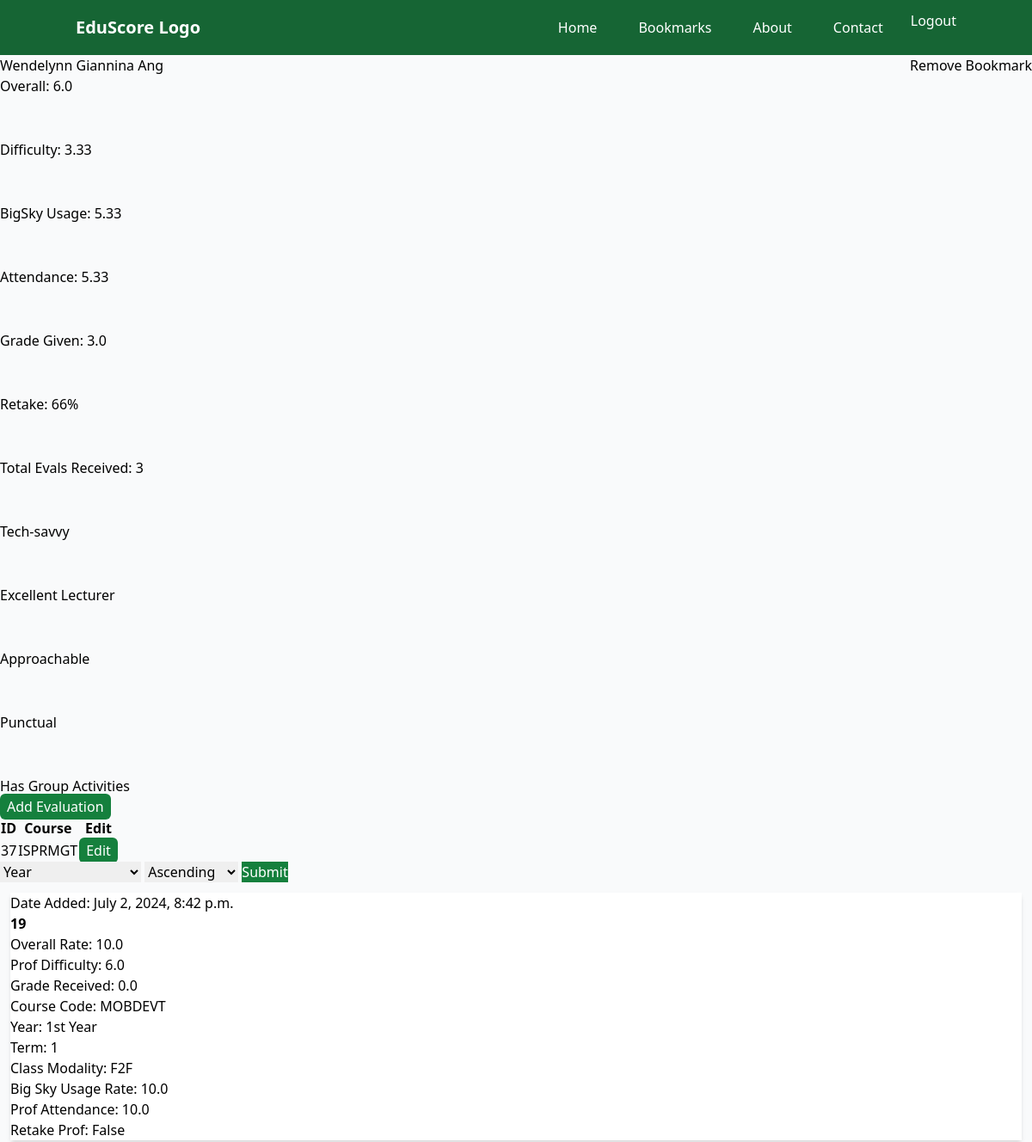
The app's page /teacher/2 (signed in, upper part), older data.
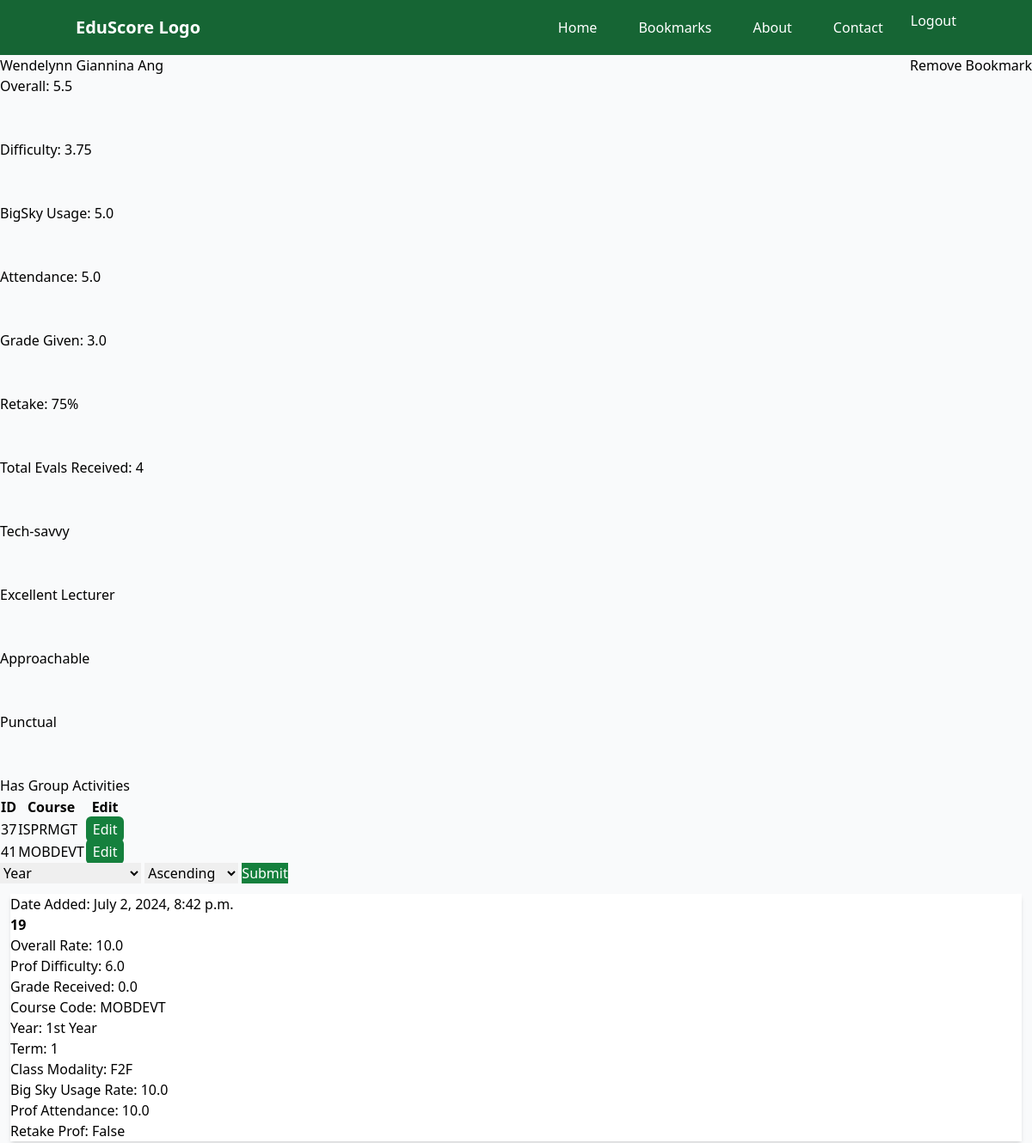
The same page, newer data.
### EvalSys/models.py (models this page shows, shortened)
class TagTB(models.Model):
    TagName = models.CharField(max_length=100, null=False, blank=False)
    isHidden = models.BooleanField(null=False, blank=False)

class EvaluationTB(models.Model):
    UserID = models.ForeignKey(User, on_delete=models.CASCADE)
    TeacherID = models.ForeignKey(TeacherTB, on_delete=models.CASCADE)
    CourseID = models.ForeignKey(CourseTB, on_delete=models.CASCADE)
    Year = models.CharField(max_length=50, null=False, blank=False)
    Term = models.IntegerField(null=False, blank=False)
    ClassModality = models.CharField(max_length=50, null=False, blank=False)
    OverallProfRate = models.FloatField(null=False, blank=False)
    ProfDifficulty = models.FloatField(null=False, blank=False)
    RetakeProf = models.BooleanField(null=False, blank=False)
    BigSkyUsageRate = models.FloatField(null=False, blank=False)
    ProfAttendance = models.FloatField(null=False, blank=False)
    GradeReceived = models.FloatField(null=True, blank=True)
    DateAdded = models.DateTimeField(default=timezone.now)
    class Meta:
        unique_together = ('UserID', 'TeacherID', 'CourseID')

class CourseTB(models.Model):
    CourseCode = models.CharField(unique=True, max_length=50, null=False, blank=False)
    CourseName = models.CharField(max_length=100, null=False, blank=False)
    Description = models.TextField(null=True, blank=True)

### EvalSys/views.py (the view, shortened to what this page needs)
# urls.py: path('teacher/<teacher_id>', views.TeacherInfo, name='TeacherInfo'),
@login_required(login_url='UserLogin')
def TeacherInfo(request, teacher_id):
    user = request.user
    TeacherRec = TeacherTB.objects.get(pk=teacher_id)
    TCourseRecs = Teacher_CourseTB.objects.filter(TeacherID=teacher_id)
    EvalRecs = EvaluationTB.objects.filter(TeacherID=teacher_id, UserID=user.id)
    try:
        Teacher_BookmarkTB.objects.get(TeacherID=teacher_id, UserID=user.id)
        isMark = True
    except:
        isMark = False
    showAdd = False
    showEdit = False
    if len(EvalRecs) > 0: showEdit = True
    if len(TCourseRecs) != len(EvalRecs): showAdd = True
    AllEvalRecs = EvaluationTB.objects.filter(TeacherID=teacher_id).aggregate(
        Average_Rate=Round(Avg('OverallProfRate', default=0), 2),
        Average_Difficulty=Round(Avg('ProfDifficulty', default=0), 2),
        Average_BSUsage=Round(Avg('BigSkyUsageRate', default=0), 2),
        Average_Attendance=Round(Avg('ProfAttendance', default=0), 2),
        Average_Grades=Round(Avg('GradeReceived', default=0))
    )
    Average_Retake = 0
    Total_WillRetake = EvaluationTB.objects.filter(TeacherID=teacher_id, RetakeProf=True).count()
    TotalNumEvals = EvaluationTB.objects.filter(TeacherID=teacher_id).count()
    if TotalNumEvals > 0:
        Average_Retake = int((Total_WillRetake/TotalNumEvals)*100)
    AllTagsGotten = (Evaluation_TagTB.objects.filter(EvaluationID__TeacherID_id=teacher_id)
                     .values('TagID__TagName').annotate(count=Count('TagID__TagName')).order_by('-count')[:5])
    AllStudentEvals = EvaluationTB.objects.filter(TeacherID=teacher_id).exclude(UserID=user.id)
    AllEvalTags = Evaluation_TagTB.objects.filter(EvaluationID__TeacherID=teacher_id).exclude(EvaluationID__UserID=user.id).order_by()
    return render(request, 'teacherInfo.html', {
        'prof': TeacherRec,
        'Courses': TCourseRecs,
        'Evals': EvalRecs,
        'showAdd': showAdd,
        'showEdit': showEdit,
        'Mark': isMark,
        'AllEvalRecs': AllEvalRecs,
        'TotalNumEvals': TotalNumEvals,
        'Average_Retake': Average_Retake,
        'TopTagRecs': AllTagsGotten,
        'AllStudentEvals': AllStudentEvals,
        'AllEvalTags': AllEvalTags})

### templates/teacherInfo.html (shortened to what this page needs)
{% extends 'temp_2.html' %}
{% block content %}
    <div>
        <div class="flex justify-between space-x-3">
            <p>{{ prof.FirstName }} {{ prof.LastName }}</p>
            {% if Mark == False %}
                <div>
                    <a href="{% url 'AddBM' prof.id %}">Bookmark Me!</a>
                </div>
            {% else %}
                <div>
                    <a href="{% url 'DelBM' prof.id %}">Remove Bookmark</a>
                </div>
            {% endif %}
        </div>
        <div class="space-y-[50px]">
            <p>Overall: {{ AllEvalRecs.Average_Rate }}</p>
            <p>Difficulty: {{ AllEvalRecs.Average_Difficulty }}</p>
            <p>BigSky Usage: {{ AllEvalRecs.Average_BSUsage }}</p>
            <p>Attendance: {{ AllEvalRecs.Average_Attendance }}</p>
            <p>Grade Given: {{ AllEvalRecs.Average_Grades }}</p>
            <p>Retake: {{ Average_Retake }}%</p>
            <p>Total Evals Received: {{ TotalNumEvals }}</p>
            {% for item in TopTagRecs %}
                <p>{{ item.TagID__TagName }}</p>
            {% endfor %}
        </div>
        {% if showAdd == True or showAdd == None %}
            <a class="px-2 py-1 rounded-md bg-green-700 text-white" href="{% url 'EvaluateTeacher' prof.id %}">Add Evaluation</a>
        {% endif %}
        {% if showEdit == True %}
            <table>
                <tr>
                    <th>ID</th>
                    <th>Course</th>
                    <th>Edit</th>
                </tr>
                {% for record in Evals %}
                    <tr>
                        <td>{{ record.id }}</td>
                        <td>{{ record.CourseID.CourseCode }}</td>
                        <td>
                            <a class="px-2 py-1 rounded-md bg-green-700 text-white" href="{% url 'EditEval' record.id %}">Edit</a>
                        </td>
                    </tr>
                {% endfor %}
            </table>
        {% endif %}
    </div>
    <div>
        <form action="{% url 'TeacherInfo' prof.id %}" method="POST">
            <select name="Type" id="Type">
                <option value="Year">Year</option>
            </select>
            <select name="Arrange" id="Arrange">
                <option value="Asc">Ascending</option>
            </select>
            <button type="submit" class="bg-green-700 text-white">Submit</button>
        </form>
    </div>
    <div class="">
        {% for eval in AllStudentEvals %}
            <div class="bg-white shadow-md m-3">
                <p>Date Added: {{ eval.DateAdded }}</p>
                <p class="font-bold">{{ eval.id }}</p>
                <p>Overall Rate: {{ eval.OverallProfRate }}</p>
                <p>Prof Difficulty: {{ eval.ProfDifficulty }}</p>
                <p>Grade Received: {{ eval.GradeReceived }}</p>
                <p>Course Code: {{ eval.CourseID.CourseCode }}</p>
                <p>Year: {{eval.Year }}</p>
                <p>Term: {{ eval.Term }}</p>
                <p>Class Modality: {{ eval.ClassModality }}</p>
                <p>Big Sky Usage Rate: {{ eval.BigSkyUsageRate }}</p>
                <p>Prof Attendance: {{ eval.ProfAttendance }}</p>
                <p>Retake Prof: {{ eval.RetakeProf }}</p>
            </div>
        {% endfor %}
    </div>
{% endblock %}

Row changes from the older to the newer data that the page shows:
added EvaluationTB: id "41", CourseID.CourseCode "MOBDEVT"
Text that changed along with them:
{{ AllEvalRecs.Average_Rate }}: "6.0" → "5.5"
{{ AllEvalRecs.Average_Difficulty }}: "3.33" → "3.75"
{{ AllEvalRecs.Average_BSUsage }}: "5.33" → "5.0"
{{ AllEvalRecs.Average_Attendance }}: "5.33" → "5.0"
{{ Average_Retake }}: "66" → "75"
{{ TotalNumEvals }}: "3" → "4"
text no longer shown: "Add Evaluation"
